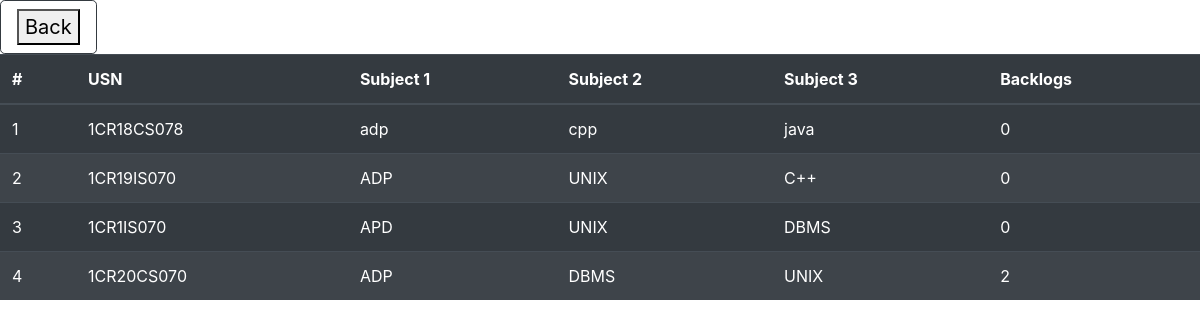
Before: /view_sub_data with the older database file.
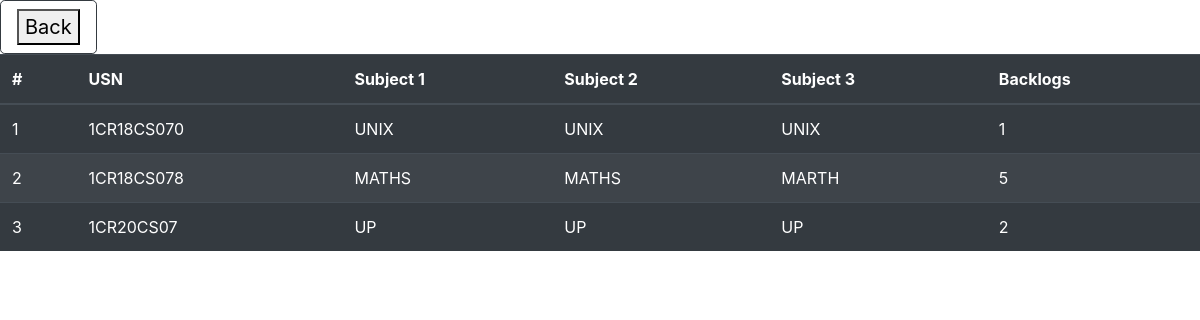
After: the same page with the newer database file.
### tables this page shows
CREATE TABLE subject(usn TEXT PRIMARY KEY,
     sub1 TEXT,
     sub2 TEXT,
     sub3 TEXT,
     backlogs TEXT,
     foreign key (usn) references student(usn) ON DELETE CASCADE);

### home.py (the view)
@app.route('/view_sub_data')
def view_subject():
	lst=viewsubject()
	return render_template('view_subject.html',data=lst,lenght=len(lst))

### backend.py (called while the page is built)
def viewsubject():
     con=sqlite3.connect("student.db")
     cur=con.cursor()
     cur.execute("SELECT * FROM subject")
     rows=cur.fetchall()
     con.close()
     return rows

### templates/view_subject.html (shortened to what this page needs)
<!doctype html>
<html lang="en">
  <head>
    <link rel="stylesheet" href="https://cdn.jsdelivr.net/npm/bootstrap@4.5.3/dist/css/bootstrap.min.css">
  </head>
  <body>
<a href="/moderator_section" class="btn btn-outline-dark btn-lg"> <button>Back</button></a>
<table class="table table-striped table-dark">
  <thead>
    <tr>
      <th scope="col">#</th>
      <th scope="col">USN</th>
      <th scope="col">Subject 1</th>
      <th scope="col">Subject 2</th>
      <th scope="col">Subject 3</th>
      <th scope="col">Backlogs</th>
    </tr>
  </thead>
  <tbody>
    <tr>
      {% for j in range(lenght) %}
        <tr>
          <td>{{j+1}}</td>
        {% for i in range(5)%}
          <td>{{data[j][i]}}</td>
        {%endfor%}
        </tr>
      {% endfor %}
    </tr>
  </tbody>
</table>
  </body>
</html>

Changed rows visible on the page:
removed subject: usn "1CR19IS070" "ADP" "UNIX" "C++" "0"
removed subject: usn "1CR1IS070" "APD" "UNIX" "DBMS" "0"
removed subject: usn "1CR20CS070" "ADP" "DBMS" "UNIX" "2"
added subject: usn "1CR18CS070" "UNIX" "UNIX" "UNIX" "1"
added subject: usn "1CR20CS07" "UP" "UP" "UP" "2"
Other visible differences:
new list line: "1CR18CS078 MATHS MATHS MARTH 5"
list line gone: "1CR18CS078 adp cpp java 0"
list line gone: "4"
